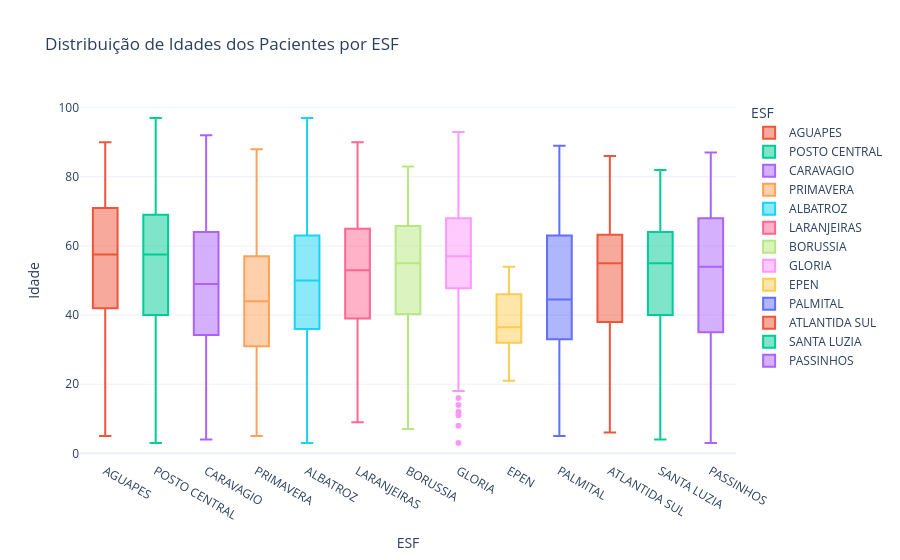

The cell this chart's notebook holds for it:
### Code cell
#Box-plot para verificar a distribuição da idade dos pacientes por ESF
px.box(df_analitico, x='ESF', y='Idade', color='ESF', title='Distribuição de Idades dos Pacientes por ESF', template='plotly_white')

### Figure 1 — Plotly figure (JSON) as saved in the notebook; plotly's stock layout.template omitted (floating-point values rounded to 4 significant figures; data arrays with more than 128 entries replaced by an {"elided": "..."} marker saying what was removed)
{"data": [{"alignmentgroup": "True", "hovertemplate": "ESF=%{x}<br>Idade=%{y}<extra></extra>", "legendgroup": "AGUAPES", "marker": {"color": "#EF553B"}, "name": "AGUAPES", "notched": false, "offsetgroup": "AGUAPES", "orientation": "v", "showlegend": true, "type": "box", "x": ["AGUAPES", "AGUAPES", "AGUAPES", "AGUAPES", "AGUAPES", "AGUAPES", "AGUAPES", "AGUAPES", "AGUAPES", "AGUAPES", "AGUAPES", "AGUAPES", "AGUAPES", "AGUAPES", "AGUAPES", "AGUAPES", "AGUAPES", "AGUAPES", "AGUAPES", "AGUAPES", "AGUAPES", "AGUAPES", "AGUAPES", "AGUAPES", "AGUAPES", "AGUAPES", "AGUAPES", "AGUAPES", "AGUAPES", "AGUAPES", "AGUAPES", "AGUAPES", "AGUAPES", "AGUAPES", "AGUAPES", "AGUAPES", "AGUAPES", "AGUAPES", "AGUAPES", "AGUAPES", "AGUAPES", "AGUAPES", "AGUAPES", "AGUAPES", "AGUAPES", "AGUAPES", "AGUAPES", "AGUAPES", "AGUAPES", "AGUAPES", "AGUAPES", "AGUAPES", "AGUAPES", "AGUAPES", "AGUAPES", "AGUAPES", "AGUAPES", "AGUAPES", "AGUAPES", "AGUAPES", "AGUAPES", "AGUAPES", "AGUAPES", "AGUAPES", "AGUAPES", "AGUAPES", "AGUAPES", "AGUAPES", "AGUAPES", "AGUAPES", "AGUAPES", "AGUAPES", "AGUAPES", "AGUAPES", "AGUAPES", "AGUAPES", "AGUAPES", "AGUAPES", "AGUAPES", "AGUAPES", "AGUAPES", "AGUAPES", "AGUAPES", "AGUAPES", "AGUAPES", "AGUAPES", "AGUAPES", "AGUAPES", "AGUAPES", "AGUAPES", "AGUAPES", "AGUAPES", "AGUAPES", "AGUAPES", "AGUAPES", "AGUAPES", "AGUAPES", "AGUAPES", "AGUAPES", "AGUAPES", "AGUAPES", "AGUAPES"], "x0": " ", "xaxis": "x", "y": [41.0, 47.0, 86.0, 76.0, 43.0, 68.0, 14.0, 64.0, 70.0, 80.0, 79.0, 35.0, 77.0, 75.0, 62.0, 85.0, 55.0, 55.0, 74.0, 24.0, 59.0, 44.0, 61.0, 74.0, 59.0, 45.0, 59.0, 76.0, 33.0, 55.0, 40.0, 79.0, 52.0, 18.0, 54.0, 79.0, 57.0, 12.0, 50.0, 32.0, 27.0, 62.0, 73.0, 72.0, 31.0, 71.0, 75.0, 11.0, 86.0, 48.0, 77.0, 59.0, 33.0, 25.0, 63.0, 27.0, 64.0, 68.0, 36.0, 45.0, 28.0, 51.0, 55.0, 9.0, 16.0, 61.0, 65.0, 53.0, 50.0, 71.0, 72.0, 5.0, 85.0, 50.0, 68.0, 90.0, 48.0, 55.0, 76.0, 8.0, 42.0, 35.0, 66.0, 52.0, 82.0, 62.0, 71.0, 22.0, 30.0, 66.0, 63.0, 80.0, 60.0, 43.0, 46.0, 66.0, 73.0, 57.0, 58.0, 19.0, 62.0, 49.0], "y0": " ", "yaxis": "y"}, {"alignmentgroup": "True", "hovertemplate": "ESF=%{x}<br>Idade=%{y}<extra></extra>", "legendgroup": "POSTO CENTRAL", "marker": {"color": "#00cc96"}, "name": "POSTO CENTRAL", "notched": false, "offsetgroup": "POSTO CENTRAL", "orientation": "v", "showlegend": true, "type": "box", "x": {"elided": "374 str values"}, "x0": " ", "xaxis": "x", "y": {"elided": "374 float values"}, "y0": " ", "yaxis": "y"}, {"alignmentgroup": "True", "hovertemplate": "ESF=%{x}<br>Idade=%{y}<extra></extra>", "legendgroup": "CARAVAGIO", "marker": {"color": "#ab63fa"}, "name": "CARAVAGIO", "notched": false, "offsetgroup": "CARAVAGIO", "orientation": "v", "showlegend": true, "type": "box", "x": {"elided": "347 str values"}, "x0": " ", "xaxis": "x", "y": {"elided": "347 float values"}, "y0": " ", "yaxis": "y"}, {"alignmentgroup": "True", "hovertemplate": "ESF=%{x}<br>Idade=%{y}<extra></extra>", "legendgroup": "PRIMAVERA", "marker": {"color": "#FFA15A"}, "name": "PRIMAVERA", "notched": false, "offsetgroup": "PRIMAVERA", "orientation": "v", "showlegend": true, "type": "box", "x": {"elided": "317 str values"}, "x0": " ", "xaxis": "x", "y": {"elided": "317 float values"}, "y0": " ", "yaxis": "y"}, {"alignmentgroup": "True", "hovertemplate": "ESF=%{x}<br>Idade=%{y}<extra></extra>", "legendgroup": "ALBATROZ", "marker": {"color": "#19d3f3"}, "name": "ALBATROZ", "notched": false, "offsetgroup": "ALBATROZ", "orientation": "v", "showlegend": true, "type": "box", "x": {"elided": "246 str values"}, "x0": " ", "xaxis": "x", "y": {"elided": "246 float values"}, "y0": " ", "yaxis": "y"}, {"alignmentgroup": "True", "hovertemplate": "ESF=%{x}<br>Idade=%{y}<extra></extra>", "legendgroup": "LARANJEIRAS", "marker": {"color": "#FF6692"}, "name": "LARANJEIRAS", "notched": false, "offsetgroup": "LARANJEIRAS", "orientation": "v", "showlegend": true, "type": "box", "x": {"elided": "253 str values"}, "x0": " ", "xaxis": "x", "y": {"elided": "253 float values"}, "y0": " ", "yaxis": "y"}, {"alignmentgroup": "True", "hovertemplate": "ESF=%{x}<br>Idade=%{y}<extra></extra>", "legendgroup": "BORUSSIA", "marker": {"color": "#B6E880"}, "name": "BORUSSIA", "notched": false, "offsetgroup": "BORUSSIA", "orientation": "v", "showlegend": true, "type": "box", "x": ["BORUSSIA", "BORUSSIA", "BORUSSIA", "BORUSSIA", "BORUSSIA", "BORUSSIA", "BORUSSIA", "BORUSSIA", "BORUSSIA", "BORUSSIA", "BORUSSIA", "BORUSSIA", "BORUSSIA", "BORUSSIA", "BORUSSIA", "BORUSSIA", "BORUSSIA", "BORUSSIA", "BORUSSIA", "BORUSSIA", "BORUSSIA", "BORUSSIA", "BORUSSIA", "BORUSSIA", "BORUSSIA", "BORUSSIA", "BORUSSIA", "BORUSSIA", "BORUSSIA", "BORUSSIA", "BORUSSIA"], "x0": " ", "xaxis": "x", "y": [73.0, 27.0, 65.0, 70.0, 71.0, 58.0, 55.0, 58.0, 46.0, 31.0, 73.0, 83.0, 66.0, 56.0, 67.0, 7.0, 61.0, 71.0, 34.0, 54.0, 19.0, 40.0, 17.0, 39.0, 51.0, 51.0, 47.0, 60.0, 60.0, 41.0, 50.0], "y0": " ", "yaxis": "y"}, {"alignmentgroup": "True", "hovertemplate": "ESF=%{x}<br>Idade=%{y}<extra></extra>", "legendgroup": "GLORIA", "marker": {"color": "#FF97FF"}, "name": "GLORIA", "notched": false, "offsetgroup": "GLORIA", "orientation": "v", "showlegend": true, "type": "box", "x": ["GLORIA", "GLORIA", "GLORIA", "GLORIA", "GLORIA", "GLORIA", "GLORIA", "GLORIA", "GLORIA", "GLORIA", "GLORIA", "GLORIA", "GLORIA", "GLORIA", "GLORIA", "GLORIA", "GLORIA", "GLORIA", "GLORIA", "GLORIA", "GLORIA", "GLORIA", "GLORIA", "GLORIA", "GLORIA", "GLORIA", "GLORIA", "GLORIA", "GLORIA", "GLORIA", "GLORIA", "GLORIA", "GLORIA", "GLORIA", "GLORIA", "GLORIA", "GLORIA", "GLORIA", "GLORIA", "GLORIA", "GLORIA", "GLORIA", "GLORIA", "GLORIA", "GLORIA", "GLORIA", "GLORIA", "GLORIA", "GLORIA", "GLORIA", "GLORIA", "GLORIA", "GLORIA", "GLORIA", "GLORIA", "GLORIA", "GLORIA", "GLORIA", "GLORIA", "GLORIA", "GLORIA", "GLORIA", "GLORIA", "GLORIA", "GLORIA", "GLORIA", "GLORIA", "GLORIA", "GLORIA", "GLORIA", "GLORIA", "GLORIA", "GLORIA", "GLORIA", "GLORIA", "GLORIA", "GLORIA", "GLORIA", "GLORIA", "GLORIA", "GLORIA", "GLORIA", "GLORIA", "GLORIA", "GLORIA", "GLORIA", "GLORIA", "GLORIA", "GLORIA", "GLORIA", "GLORIA", "GLORIA", "GLORIA", "GLORIA", "GLORIA", "GLORIA", "GLORIA", "GLORIA", "GLORIA", "GLORIA", "GLORIA", "GLORIA", "GLORIA", "GLORIA", "GLORIA", "GLORIA", "GLORIA", "GLORIA", "GLORIA"], "x0": " ", "xaxis": "x", "y": [49.0, 61.0, 50.0, 54.0, 68.0, 62.0, 79.0, 57.0, 70.0, 80.0, 41.0, 65.0, 60.0, 78.0, 60.0, 55.0, 62.0, 76.0, 76.0, 70.0, 56.0, 49.0, 68.0, 47.0, 65.0, 57.0, 51.0, 84.0, 57.0, 20.0, 68.0, 72.0, 68.0, 73.0, 51.0, 49.0, 57.0, 67.0, 60.0, 51.0, 48.0, 93.0, 78.0, 28.0, 43.0, 62.0, 3.0, 69.0, 60.0, 54.0, 62.0, 54.0, 50.0, 8.0, 82.0, 54.0, 85.0, 87.0, 65.0, 66.0, 36.0, 47.0, 59.0, 61.0, 43.0, 34.0, 48.0, 46.0, 60.0, 18.0, 74.0, 52.0, 53.0, 30.0, 73.0, 32.0, 53.0, 68.0, 70.0, 58.0, 41.0, 82.0, 82.0, 66.0, 11.0, 68.0, 55.0, 64.0, 50.0, 90.0, 57.0, 16.0, 52.0, 76.0, 68.0, 37.0, 27.0, 63.0, 41.0, 61.0, 49.0, 79.0, 50.0, 14.0, 45.0, 45.0, 41.0, 12.0, 42.0], "y0": " ", "yaxis": "y"}, {"alignmentgroup": "True", "hovertemplate": "ESF=%{x}<br>Idade=%{y}<extra></extra>", "legendgroup": "EPEN", "marker": {"color": "#FECB52"}, "name": "EPEN", "notched": false, "offsetgroup": "EPEN", "orientation": "v", "showlegend": true, "type": "box", "x": ["EPEN", "EPEN", "EPEN", "EPEN", "EPEN", "EPEN", "EPEN", "EPEN", "EPEN", "EPEN", "EPEN", "EPEN", "EPEN", "EPEN", "EPEN", "EPEN", "EPEN", "EPEN", "EPEN", "EPEN", "EPEN", "EPEN", "EPEN", "EPEN", "EPEN", "EPEN", "EPEN", "EPEN", "EPEN", "EPEN"], "x0": " ", "xaxis": "x", "y": [48.0, 37.0, 21.0, 53.0, 37.0, 32.0, 46.0, 31.0, 32.0, 30.0, 31.0, 48.0, 32.0, 30.0, 39.0, 34.0, 44.0, 48.0, 34.0, 34.0, 36.0, 46.0, 54.0, 24.0, 47.0, 28.0, 43.0, 38.0, 32.0, 38.0], "y0": " ", "yaxis": "y"}, {"alignmentgroup": "True", "hovertemplate": "ESF=%{x}<br>Idade=%{y}<extra></extra>", "legendgroup": "PALMITAL", "marker": {"color": "#636efa"}, "name": "PALMITAL", "notched": false, "offsetgroup": "PALMITAL", "orientation": "v", "showlegend": true, "type": "box", "x": ["PALMITAL", "PALMITAL", "PALMITAL", "PALMITAL", "PALMITAL", "PALMITAL", "PALMITAL", "PALMITAL", "PALMITAL", "PALMITAL", "PALMITAL", "PALMITAL", "PALMITAL", "PALMITAL", "PALMITAL", "PALMITAL", "PALMITAL", "PALMITAL", "PALMITAL", "PALMITAL", "PALMITAL", "PALMITAL", "PALMITAL", "PALMITAL", "PALMITAL", "PALMITAL", "PALMITAL", "PALMITAL", "PALMITAL", "PALMITAL", "PALMITAL", "PALMITAL", "PALMITAL", "PALMITAL", "PALMITAL", "PALMITAL", "PALMITAL", "PALMITAL", "PALMITAL", "PALMITAL", "PALMITAL", "PALMITAL", "PALMITAL", "PALMITAL", "PALMITAL", "PALMITAL", "PALMITAL", "PALMITAL", "PALMITAL", "PALMITAL", "PALMITAL", "PALMITAL", "PALMITAL", "PALMITAL", "PALMITAL", "PALMITAL", "PALMITAL", "PALMITAL"], "x0": " ", "xaxis": "x", "y": [59.0, 57.0, 35.0, 19.0, 70.0, 29.0, 11.0, 49.0, 8.0, 60.0, 72.0, 41.0, 54.0, 42.0, 39.0, 67.0, 34.0, 74.0, 76.0, 43.0, 45.0, 38.0, 48.0, 44.0, 71.0, 30.0, 10.0, 5.0, 54.0, 36.0, 67.0, 65.0, 53.0, 39.0, 64.0, 51.0, 8.0, 36.0, 40.0, 12.0, 63.0, 54.0, 45.0, 38.0, 51.0, 67.0, 7.0, 33.0, 89.0, 73.0, 25.0, 76.0, 51.0, 66.0, 37.0, 16.0, 33.0, 11.0], "y0": " ", "yaxis": "y"}, {"alignmentgroup": "True", "hovertemplate": "ESF=%{x}<br>Idade=%{y}<extra></extra>", "legendgroup": "ATLANTIDA SUL", "marker": {"color": "#EF553B"}, "name": "ATLANTIDA SUL", "notched": false, "offsetgroup": "ATLANTIDA SUL", "orientation": "v", "showlegend": true, "type": "box", "x": ["ATLANTIDA SUL", "ATLANTIDA SUL", "ATLANTIDA SUL", "ATLANTIDA SUL", "ATLANTIDA SUL", "ATLANTIDA SUL", "ATLANTIDA SUL", "ATLANTIDA SUL", "ATLANTIDA SUL", "ATLANTIDA SUL", "ATLANTIDA SUL", "ATLANTIDA SUL", "ATLANTIDA SUL", "ATLANTIDA SUL", "ATLANTIDA SUL", "ATLANTIDA SUL", "ATLANTIDA SUL", "ATLANTIDA SUL", "ATLANTIDA SUL", "ATLANTIDA SUL", "ATLANTIDA SUL", "ATLANTIDA SUL", "ATLANTIDA SUL", "ATLANTIDA SUL", "ATLANTIDA SUL", "ATLANTIDA SUL", "ATLANTIDA SUL", "ATLANTIDA SUL", "ATLANTIDA SUL", "ATLANTIDA SUL", "ATLANTIDA SUL", "ATLANTIDA SUL", "ATLANTIDA SUL", "ATLANTIDA SUL", "ATLANTIDA SUL", "ATLANTIDA SUL", "ATLANTIDA SUL", "ATLANTIDA SUL", "ATLANTIDA SUL", "ATLANTIDA SUL", "ATLANTIDA SUL", "ATLANTIDA SUL", "ATLANTIDA SUL", "ATLANTIDA SUL", "ATLANTIDA SUL", "ATLANTIDA SUL", "ATLANTIDA SUL", "ATLANTIDA SUL", "ATLANTIDA SUL", "ATLANTIDA SUL", "ATLANTIDA SUL", "ATLANTIDA SUL", "ATLANTIDA SUL", "ATLANTIDA SUL", "ATLANTIDA SUL", "ATLANTIDA SUL", "ATLANTIDA SUL", "ATLANTIDA SUL", "ATLANTIDA SUL", "ATLANTIDA SUL", "ATLANTIDA SUL", "ATLANTIDA SUL", "ATLANTIDA SUL", "ATLANTIDA SUL", "ATLANTIDA SUL", "ATLANTIDA SUL", "ATLANTIDA SUL", "ATLANTIDA SUL", "ATLANTIDA SUL", "ATLANTIDA SUL", "ATLANTIDA SUL", "ATLANTIDA SUL", "ATLANTIDA SUL", "ATLANTIDA SUL", "ATLANTIDA SUL", "ATLANTIDA SUL", "ATLANTIDA SUL", "ATLANTIDA SUL", "ATLANTIDA SUL", "ATLANTIDA SUL", "ATLANTIDA SUL"], "x0": " ", "xaxis": "x", "y": [27.0, 61.0, 62.0, 6.0, 8.0, 62.0, 38.0, 33.0, 9.0, 57.0, 66.0, 31.0, 71.0, 46.0, 57.0, 67.0, 36.0, 17.0, 59.0, 57.0, 43.0, 19.0, 32.0, 18.0, 47.0, 28.0, 71.0, 29.0, 64.0, 62.0, 21.0, 35.0, 72.0, 75.0, 48.0, 42.0, 76.0, 76.0, 68.0, 58.0, 65.0, 20.0, 62.0, 53.0, 42.0, 45.0, 44.0, 63.0, 75.0, 67.0, 62.0, 69.0, 62.0, 47.0, 65.0, 68.0, 55.0, 73.0, 76.0, 39.0, 58.0, 40.0, 15.0, 62.0, 38.0, 45.0, 24.0, 54.0, 51.0, 37.0, 64.0, 58.0, 86.0, 59.0, 59.0, 50.0, 54.0, 57.0, 52.0, 48.0, 62.0], "y0": " ", "yaxis": "y"}, {"alignmentgroup": "True", "hovertemplate": "ESF=%{x}<br>Idade=%{y}<extra></extra>", "legendgroup": "SANTA LUZIA", "marker": {"color": "#00cc96"}, "name": "SANTA LUZIA", "notched": false, "offsetgroup": "SANTA LUZIA", "orientation": "v", "showlegend": true, "type": "box", "x": ["SANTA LUZIA", "SANTA LUZIA", "SANTA LUZIA", "SANTA LUZIA", "SANTA LUZIA", "SANTA LUZIA", "SANTA LUZIA", "SANTA LUZIA", "SANTA LUZIA", "SANTA LUZIA", "SANTA LUZIA", "SANTA LUZIA", "SANTA LUZIA", "SANTA LUZIA", "SANTA LUZIA", "SANTA LUZIA", "SANTA LUZIA", "SANTA LUZIA", "SANTA LUZIA", "SANTA LUZIA", "SANTA LUZIA", "SANTA LUZIA", "SANTA LUZIA", "SANTA LUZIA", "SANTA LUZIA", "SANTA LUZIA", "SANTA LUZIA", "SANTA LUZIA", "SANTA LUZIA", "SANTA LUZIA"], "x0": " ", "xaxis": "x", "y": [48.0, 57.0, 67.0, 69.0, 82.0, 64.0, 70.0, 57.0, 55.0, 53.0, 54.0, 40.0, 17.0, 4.0, 39.0, 7.0, 68.0, 48.0, 55.0, 5.0, 37.0, 57.0, 56.0, 68.0, 45.0, 59.0, 45.0, 36.0, 58.0, 69.0], "y0": " ", "yaxis": "y"}, {"alignmentgroup": "True", "hovertemplate": "ESF=%{x}<br>Idade=%{y}<extra></extra>", "legendgroup": "PASSINHOS", "marker": {"color": "#ab63fa"}, "name": "PASSINHOS", "notched": false, "offsetgroup": "PASSINHOS", "orientation": "v", "showlegend": true, "type": "box", "x": ["PASSINHOS", "PASSINHOS", "PASSINHOS", "PASSINHOS", "PASSINHOS", "PASSINHOS", "PASSINHOS", "PASSINHOS", "PASSINHOS", "PASSINHOS", "PASSINHOS", "PASSINHOS", "PASSINHOS", "PASSINHOS", "PASSINHOS", "PASSINHOS", "PASSINHOS", "PASSINHOS", "PASSINHOS", "PASSINHOS", "PASSINHOS", "PASSINHOS", "PASSINHOS", "PASSINHOS", "PASSINHOS", "PASSINHOS"], "x0": " ", "xaxis": "x", "y": [70.0, 64.0, 12.0, 13.0, 82.0, 87.0, 27.0, 43.0, 66.0, 68.0, 50.0, 7.0, 29.0, 73.0, 58.0, 42.0, 75.0, 63.0, 71.0, 35.0, 67.0, 45.0, 51.0, 51.0, 3.0, 57.0], "y0": " ", "yaxis": "y"}], "layout": {"boxmode": "overlay", "legend": {"title": {"text": "ESF"}, "tracegroupgap": 0}, "title": {"text": "Distribuição de Idades dos Pacientes por ESF"}, "xaxis": {"anchor": "y", "categoryarray": [null, "AGUAPES", "POSTO CENTRAL", "CARAVAGIO", "PRIMAVERA", "ALBATROZ", "LARANJEIRAS", "BORUSSIA", "GLORIA", "EPEN", "PALMITAL", "ATLANTIDA SUL", "SANTA LUZIA", "PASSINHOS"], "categoryorder": "array", "domain": [0, 1], "title": {"text": "ESF"}}, "yaxis": {"anchor": "x", "domain": [0, 1], "title": {"text": "Idade"}}}}
